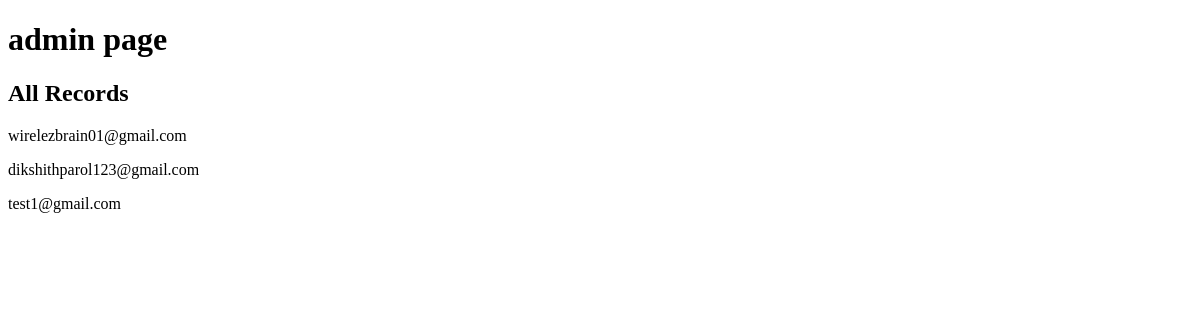
The app's page /allrecords, older data.
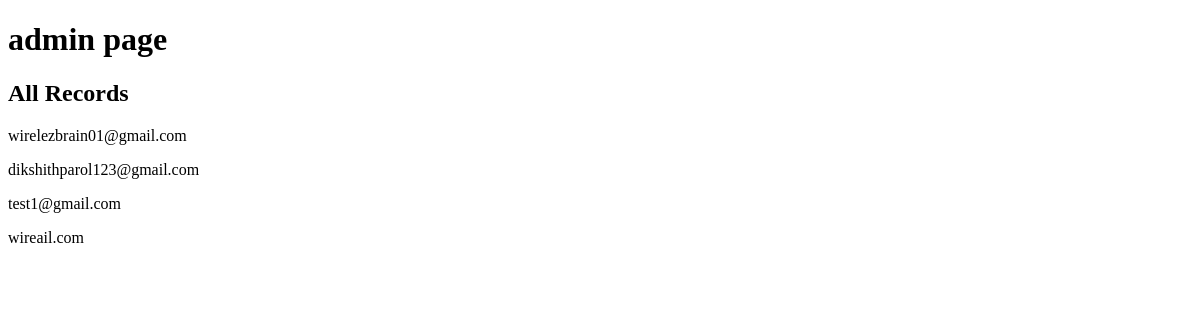
The same page, newer data.
### Account/models.py (models this page shows, shortened)
class Account(AbstractBaseUser, PermissionsMixin):
    first_name=models.CharField(max_length=50)
    last_name=models.CharField(max_length=50)
    username=models.CharField(max_length=50,unique=True)
    email=models.EmailField(max_length=50,unique=True)
    phone_number=models.CharField(max_length=50)
    date_joined =models.DateTimeField(auto_now_add=True)
    last_joined =models.DateTimeField(auto_now_add=True)
    is_admin=models.BooleanField(default=False)
    is_staff=models.BooleanField(default=False)
    is_active=models.BooleanField(default=False)
    is_superadmin=models.BooleanField(default=False)
    USERNAME_FIELD = 'email'
    REQUIRED_FIELDS = ['username','first_name','last_name']
    objects = MyAccountManager()
    def __str__(self):
        return self.email

### Account/views.py (the view)
# urls.py: path('allrecords',views.adminPage,name='adminpage'),
def adminPage(request):
    user=Account.objects.filter(is_superadmin=False)
    for users in user:
        print(users)
    return render(request,'adminPage.html',{'user':user})

### templates/adminPage.html (shortened to what this page needs)
<!DOCTYPE html>
<html lang="en">
<head>
</head>
<body>
    <h1>admin page</h1>
    {% block content %}
        <h2>All Records</h2>
       {% for x in user %}
            <p>{{x }}</p>
        {% endfor %}
    {% endblock content %}
</body>
</html>

Row changes from the older to the newer data that the page shows:
added Account: email "wireail.com"
